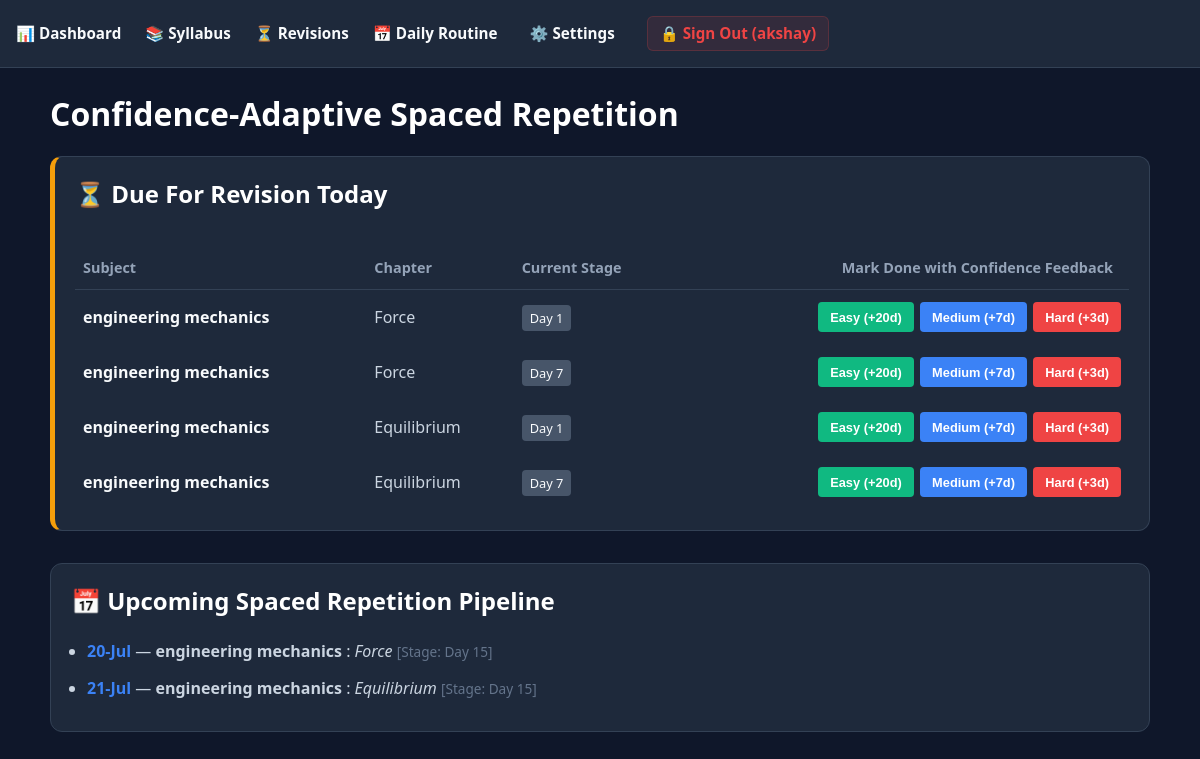
Page /revisions (signed in) on the committed database.
### app.py (models this page shows)
class RevisionSchedule(db.Model):
    id = db.Column(db.Integer, primary_key=True)
    chapter_id = db.Column(db.Integer, db.ForeignKey('chapter.id'), nullable=False)
    interval_days = db.Column(db.Integer, nullable=False)
    due_date = db.Column(db.Date, nullable=False, index=True)
    is_completed = db.Column(db.Boolean, default=False, index=True)
    confidence_rating = db.Column(db.String(20), nullable=True)

class Subject(db.Model):
    id = db.Column(db.Integer, primary_key=True)
    name = db.Column(db.String(100), nullable=False) # Dropped absolute unique=True constraint to allow different users to track same subject
    deadline = db.Column(db.Date, nullable=True)
    user_id = db.Column(db.Integer, db.ForeignKey('user.id'), nullable=False)
    chapters = db.relationship('Chapter', backref='subject', lazy=True, cascade="all, delete-orphan")

class Chapter(db.Model):
    id = db.Column(db.Integer, primary_key=True)
    name = db.Column(db.String(100), nullable=False)
    is_completed = db.Column(db.Boolean, default=False, nullable=False)
    subject_id = db.Column(db.Integer, db.ForeignKey('subject.id'), nullable=False)
    logs = db.relationship('StudyLog', backref='chapter', lazy=True, cascade="all, delete-orphan")
    revisions = db.relationship('RevisionSchedule', backref='chapter', lazy=True, cascade="all, delete-orphan")

### app.py (the view)
@app.route('/revisions')
@login_required
def view_revisions():
    uid = session['user_id']
    today = datetime.utcnow().date()
    due = RevisionSchedule.query.join(Chapter, Chapter.id == RevisionSchedule.chapter_id)\
        .join(Subject, Subject.id == Chapter.subject_id)\
        .filter(Subject.user_id == uid, RevisionSchedule.due_date <= today, RevisionSchedule.is_completed == False).all()
    upcoming = RevisionSchedule.query.join(Chapter, Chapter.id == RevisionSchedule.chapter_id)\
        .join(Subject, Subject.id == Chapter.subject_id)\
        .filter(Subject.user_id == uid, RevisionSchedule.due_date > today, RevisionSchedule.is_completed == False)\
        .order_by(RevisionSchedule.due_date.asc()).all()
    return render_template('revisions.html', due=due, upcoming=upcoming)

### app.py (called while the page is built)
def login_required(f):
    @wraps(f)
    def decorated_function(*args, **kwargs):
        if 'user_id' not in session:
            flash("🔒 Authentication Required: Access denied. Please sign in to open your matrix panel.", "warning")
            return redirect(url_for('landing'))
        return f(*args, **kwargs)
    return decorated_function

### templates/revisions.html
{% extends 'base.html' %}
{% block content %}
<h1>Confidence-Adaptive Spaced Repetition</h1>
<div class="card" style="border-left: 5px solid var(--warning); margin-bottom: 2rem;">
    <h2>⏳ Due For Revision Today</h2>
    {% if due %}
        <div style="overflow-x: auto;">
            <table style="width: 100%; border-collapse: collapse; text-align: left; margin-top: 1rem; min-width: 500px;">
                <thead>
                    <tr style="border-bottom: 1px solid #334155; color: #94a3b8; font-size: 0.9rem;">
                        <th style="padding: 0.75rem 0.5rem;">Subject</th>
                        <th style="padding: 0.75rem 0.5rem;">Chapter</th>
                        <th style="padding: 0.75rem 0.5rem;">Current Stage</th>
                        <th style="text-align: right; padding: 0.75rem 1rem 0.75rem 0;">Mark Done with Confidence Feedback</th>
                    </tr>
                </thead>
                <tbody>
                    {% for r in due %}
                    <tr style="border-bottom: 1px solid #1e293b;">
                        <td style="padding: 1rem 0.5rem;"><strong>{{ r.chapter.subject.name }}</strong></td>
                        <td style="padding: 1rem 0.5rem; color: #cbd5e1;">{{ r.chapter.name }}</td>
                        <td style="padding: 1rem 0.5rem;">
                            <span style="background: #475569; padding: 0.25rem 0.5rem; border-radius: 4px; font-size: 0.8rem; font-weight: 500;">
                                Day {{ r.interval_days }}
                            </span>
                        </td>
                        <td style="text-align: right; padding-right: 0.5rem;">
                            <form action="/complete_revision/{{ r.id }}" method="POST" style="display: inline-flex; gap: 0.4rem; margin: 0; width: auto; flex-wrap: wrap; justify-content: flex-end;">
                                <button name="quality" value="easy" style="width: auto; margin: 0; padding: 0.45rem 0.75rem; background: var(--success); font-size: 0.8rem; border-radius: 4px;">
                                    Easy (+20d)
                                </button>
                                <button name="quality" value="medium" style="width: auto; margin: 0; padding: 0.45rem 0.75rem; background: var(--accent); font-size: 0.8rem; border-radius: 4px;">
                                    Medium (+7d)
                                </button>
                                <button name="quality" value="hard" style="width: auto; margin: 0; padding: 0.45rem 0.75rem; background: var(--danger); font-size: 0.8rem; border-radius: 4px;">
                                    Hard (+3d)
                                </button>
                            </form>
                        </td>
                    </tr>
                    {% endfor %}
                </tbody>
            </table>
        </div>
    {% else %}
        <p style="color: var(--success); padding: 1rem 0; font-weight: 500; margin: 0;">
            🎉 All caught up for today! Your retention tracking looks solid.
        </p>
    {% endif %}
</div>
<div class="card">
    <h2>📅 Upcoming Spaced Repetition Pipeline</h2>
    <ul style="padding-left: 1rem; line-height: 1.8; margin-bottom: 0;">
        {% for r in upcoming %}
            <li style="margin-bottom: 0.5rem; color: #cbd5e1;">
                <strong style="color: var(--accent);">{{ r.due_date.strftime('%d-%b') }}</strong> —
                <strong>{{ r.chapter.subject.name }}</strong> : <em>{{ r.chapter.name }}</em>
                <span style="color: #64748b; font-size: 0.85rem;">[Stage: Day {{ r.interval_days }}]</span>
            </li>
        {% else %}
            <p style="color: #64748b; font-style: italic; margin: 0;">No future items scheduled inside memory trackers.</p>
        {% endfor %}
    </ul>
</div>
{% endblock %}

### templates/base.html (style rules this page uses)
:root { --bg: #0f172a; --card: #1e293b; --text: #f8fafc; --accent: #3b82f6; --success: #10b981; --warning: #f59e0b; --danger: #ef4444; }
body { font-family: system-ui, -apple-system, sans-serif; background: var(--bg); color: var(--text); margin: 0; padding: 0; }
.card { background: var(--card); padding: 1.25rem; border-radius: 12px; border: 1px solid #334155; box-sizing: border-box; }
h1, h2, h3 { margin-top: 0; color: #fff; }
input, select, button, textarea { width: 100%; padding: 0.75rem; margin: 0.4rem 0 1rem 0; border-radius: 6px; border: 1px solid #475569; background: #0f172a; color: white; box-sizing: border-box; }
button { background: var(--accent); font-weight: bold; cursor: pointer; border: none; transition: opacity 0.2s; }

### rows in the picture
RevisionSchedule: chapter.subject.name "engineering mechanics", chapter.name "Force", interval_days "1"
RevisionSchedule: chapter.subject.name "engineering mechanics", chapter.name "Force", interval_days "7"
RevisionSchedule: chapter.subject.name "engineering mechanics", chapter.name "Equilibrium", interval_days "1"
RevisionSchedule: chapter.subject.name "engineering mechanics", chapter.name "Equilibrium", interval_days "7"
RevisionSchedule: due_date "20-Jul", chapter.subject.name "engineering mechanics", chapter.name "Force", interval_days "15"
RevisionSchedule: due_date "21-Jul", chapter.subject.name "engineering mechanics", chapter.name "Equilibrium", interval_days "15"

### other values in the picture
{{ session.get('username') }} "akshay"
